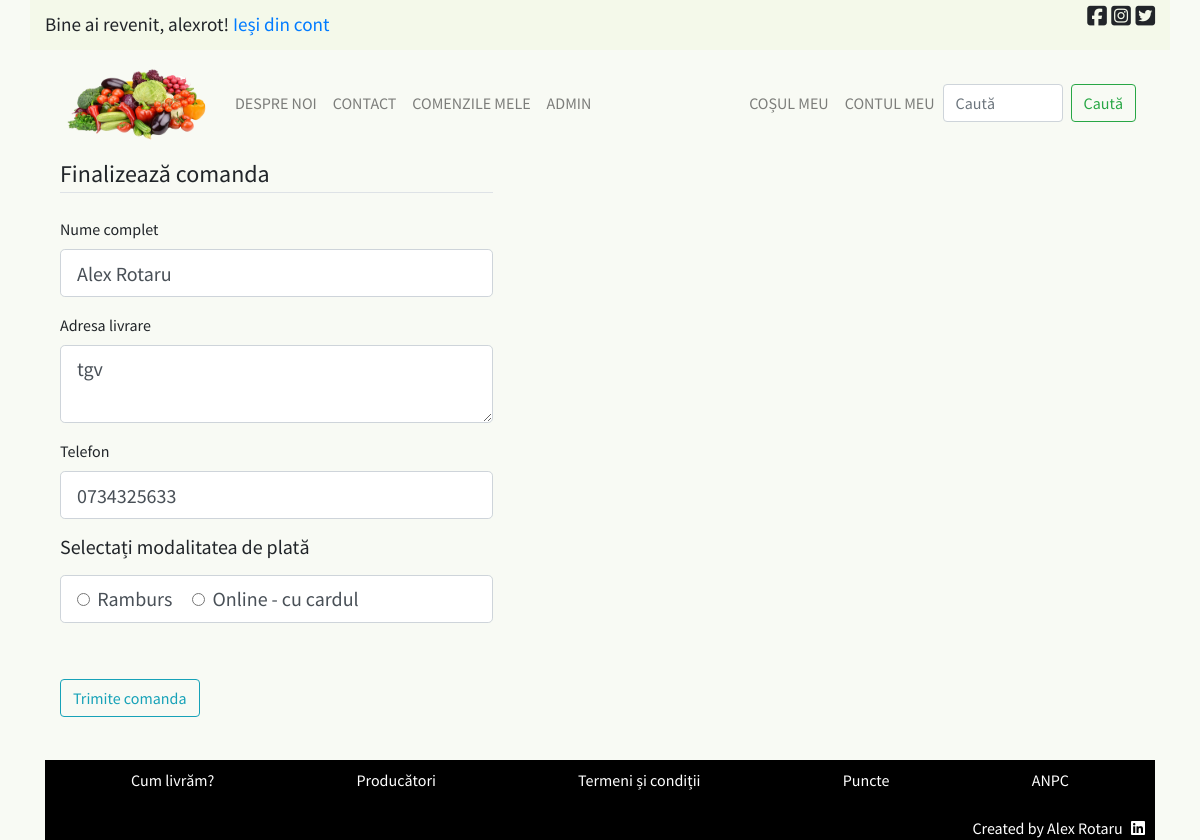
The page /continua_comanda (signed in) on the database its author committed.
### licenta/models.py (models this page shows, shortened)
class User(database.Model, UserMixin):
    __tablename__ = 'user'
    id = database.Column(database.Integer, primary_key=True)
    user_name = database.Column(
        database.String(20), unique=True, nullable=False)
    nume = database.Column(database.String(100), nullable=False)
    email = database.Column(database.String(120), unique=True, nullable=False)
    parola = database.Column(database.String(60), nullable=False)
    adresa = database.Column(database.String(200), nullable=False)
    telefon = database.Column(database.String(11), nullable=False)
    comenzi = database.relationship('Comenzi', backref='utilizator', lazy=True)
    is_admin = database.Column(
        database.Boolean(), nullable=False, default=False)

### licenta/routes.py (the view)
@login_required
@app.route('/continua_comanda', methods=['POST', 'GET'])
def continua_comanda():
    if current_user.is_authenticated:
        formular = ConfirmAdresaForm()
        if formular.validate_on_submit() and request.method == 'POST':
            livrare = formular.nume.data + '<br/>' + \
                formular.adresa.data + '<br/>' + formular.telefon.data
            cos_curent = Produs.query.join(Cos, Produs.id == Cos.produs).add_columns(
                Produs.id, Produs.nume, Produs.poza, Produs.pret, Cos.cantitate).filter(Cos.user == current_user.id)
            subtotal = 0
            produse_comandate = {}
            count = Cos.query.count()
            for linie in cos_curent:
                produse_comandate[count] = [
                    linie.nume, linie.cantitate, linie.pret]
                count += 1
                subtotal = subtotal + (linie.cantitate * linie.pret)
            produse_comandate = str(produse_comandate)
            if subtotal >= 75:
                transport = 0
            else:
                transport = 15.0
            total = subtotal + transport
            mod_plata = formular.mod_plata.data
            comanda = Comenzi(user=current_user.id, produse=produse_comandate,
                              date_livrare=livrare, mod_plata=mod_plata, total=total)
            database.session.add(comanda)
            database.session.commit()
            select_comanda = Comenzi.query.order_by(Comenzi.id.desc()).first()
            tranzactie = Tranzactii(comanda=select_comanda.id, total=total)
            database.session.add(tranzactie)
            database.session.commit()
            for linie in cos_curent:
                produs_comandat = ProduseComandate(
                    comanda=comanda.id, produs=linie.nume, cantitate=linie.cantitate)
                database.session.add(produs_comandat)
            database.session.commit()
            cos = Cos.query.all()
            trimite_comanda_email(cos_curent, current_user, subtotal, total)
            for linie_cos in cos:
                database.session.delete(linie_cos)
                database.session.commit()
            flash(
                'Comanda a fost trimisă cu success! Veți primi pe email toate detaliile comenzii!', 'success')
            return redirect(url_for('home'))
        elif request.method == 'GET':
            formular.nume.data = current_user.nume
            formular.adresa.data = current_user.adresa
            formular.telefon.data = current_user.telefon
        return render_template('continua_comanda.html', title='Continuă comanda', formular=formular)
    else:
        return redirect(url_for('home'))

### licenta/forms.py
class ConfirmAdresaForm(FlaskForm):
    nume = StringField('Nume complet', validators=[DataRequired()])
    adresa = TextAreaField('Adresa livrare', validators=[DataRequired()])
    telefon = StringField('Telefon', validators=[DataRequired(), Length(min=10, max=10)])
    mod_plata = RadioField('Selectați modalitatea de plată', choices=[('Ramburs', 'Ramburs'), ('Card', 'Online - cu cardul')])
    submit = SubmitField('Trimite comanda')

### licenta/models.py (called while the page is built)
@login_manager.user_loader
def load_user(user_id):
    return User.query.get(int(user_id))

### licenta/templates/continua_comanda.html (shortened to what this page needs)
{% extends "principal.html" %}
{% block continut_unic %}
    <div class="sidebar-stanga col-sm-12 col-md-5">
        <div class="pagina-cont-content ">
            <div class="formular-cont-nou">
                <form action="" method="POST">
                    <fieldset class="form-group">
                        <legend class="border-bottom mb-4">Finalizează comanda</legend>
                        <div class="form-group">
                            {{ formular.nume.label(class="form-control-label") }}
                            {% if formular.nume.errors %}
                                {{ formular.nume(class="form-control form-control-lg is-invalid") }}
                                <div class="invalid-feedback">
                                    {% for eroare in formular.nume.errors %}
                                        <span>{{ eroare }}</span>
                                    {% endfor %}
                                </div>
                            {% else %}
                                {{ formular.nume(class="form-control form-control-lg") }}
                            {% endif %}
                        </div>
                        <div class="form-group">
                            {{ formular.adresa.label(class="form-control-label") }}
                            {% if formular.adresa.errors %}
                                {{ formular.adresa(class="form-control form-control-lg is-invalid") }}
                                <div class="invalid-feedback">
                                    {% for eroare in formular.adresa.errors %}
                                        <span>{{ eroare }}</span>
                                    {% endfor %}
                                </div>
                            {% else %}
                                {{ formular.adresa(class="form-control form-control-lg") }}
                            {% endif %}
                        </div>
                        <div class="form-group">
                            {{ formular.telefon.label(class="form-control-label") }}
                            {% if formular.telefon.errors %}
                                {{ formular.telefon(class="form-control form-control-lg is-invalid") }}
                                <div class="invalid-feedback">
                                    {% for eroare in formular.telefon.errors %}
                                        <span>{{ eroare }}</span>
                                    {% endfor %}
                                </div>
                            {% else %}
                                {{ formular.telefon(class="form-control form-control-lg") }}
                            {% endif %}
                        </div>
                        <div class="form-group">
                            <h5>{{ formular.mod_plata.label }}</h5>
                            <div>
                                {% if formular.mod_plata.errors %}
                                    <div class="form-control form-control-md is-invalid">
                                        {% for sub in formular.mod_plata %}
                                            <tr>
                                                <td>{{ sub }}</td>
                                                <td>{{ sub.label }}</td>
                                            </tr>
                                        {% endfor %}
                                    </div>
                                    <div class="invalid-feedback">
                                        {% for eroare in formular.mod_plata.errors %}
                                            <span>{{ eroare }}</span>
                                        {% endfor %}
                                    </div>
                                {% else %}
                                    <div class="form-control form-control-lg">
                                    {% for subfield in formular.mod_plata %}
                                        <tr>
                                            <td>{{ subfield }}</td>
                                            <td>{{ subfield.label }}</td>
                                        </tr>
                                    {% endfor %}
                                    </div>
                                {% endif %}
                            </div>
                        </div>
                    </fieldset>
                    <div class="form-group trimite-comanda">
                        {{ formular.submit(class="btn btn-outline-info") }}
                    </div>
                </form>
            </div>
        </div>
    </div>
{% endblock %}

### licenta/templates/principal.html (shortened to what this page needs)
<!DOCTYPE html>
<html>
<head>
    <link rel="stylesheet" href="https://stackpath.bootstrapcdn.com/bootstrap/4.5.0/css/bootstrap.min.css">
    <link rel="stylesheet" type="text/css" href="{{ url_for('static', filename='main.css') }}">
</head>
<body>
    <div class="bara_sus container d-flex justify-content-between">
        <div>
            {% if current_user.is_authenticated %}
                <p id="bine-ai-revenit">Bine ai revenit, {{ current_user.user_name }}!   <a href="{{ url_for('logout') }}">Ieși din cont</a></p>
            {% endif %}
        </div>
        <div>
            <div class="aliniere_dreapta">
                <i class="fab fa-facebook-square"></i>
                <i class="fab fa-instagram-square"></i>
                <i class="fab fa-twitter-square"></i>
            </div>
        </div>
    </div>
    <div class="container">
        <nav class="navbar navbar-expand-lg navbar-light">
            <a class="navbar-brand" href="{{ url_for('home') }}"><img width="150" height="80" src="{{ url_for('static', filename='pictures/logo.png') }}" alt="Acasă"></a>
            <div class="collapse navbar-collapse" id="navbarSupportedContent">
                <ul class="navbar-nav mr-auto">
                    <li class="nav-item">
                        <a class="nav-link" href="{{ url_for('despre_noi') }}">Despre noi</a>
                    </li>
                    <li class="nav-item">
                        <a class="nav-link" href="{{ url_for('contact') }}">Contact</a>
                    </li>
                    {% if current_user.is_authenticated %}
                        <li class="nav-item">
                            <a class="nav-link" href="{{ url_for('user_comenzi_interface', utilizator=current_user.id) }}">Comenzile mele</a>
                        </li>
                    {% endif %}
                    {% if current_user.is_admin %}
                        <li class="nav-item">
                            <a class="nav-link" href="{{ url_for('admin') }}">ADMIN</a>
                        </li>
                    {% endif %}
                </ul>
                <ul class="navbar-nav">
                    <li class="nav-item">
                        <a class="nav-link" href="{{ url_for('cosul_meu') }}">Coșul meu</a>
                    </li>
                    <li class="nav-item">
                        {% if current_user.is_authenticated %}
                            <a class="nav-link" href="{{ url_for('contul_meu') }}">Contul meu</a>
                        {% else %}
                            <a class="nav-link" href="{{ url_for('login') }}">Contul meu</a>
                        {% endif %}
                    </li>
                </ul>
                <form class="form-inline my-2 my-lg-0">
                    <input class="form-control mr-sm-2" type="search" placeholder="Caută" aria-label="Search" id="cauta-camp">
                    <button class="btn btn-outline-success my-2 my-sm-0" type="submit">Caută</button>
                </form>
            </div>
        </nav>
        {% block continut_unic %}{% endblock %}
        <footer id="footer">
            <div id="footer-content">
                <div class="container">
                    <ul class="list-unstyled d-flex bd-highlight">
                        <li class="d-inline p-2 flex-fill bd-highlight"><a href="{{ url_for('livrare') }}" class="extern">Cum livrăm?</a></li>
                        <li class="d-inline p-2 flex-fill bd-highlight"><a href="{{ url_for('producatori') }}" class="extern">Producători</a></li>
                        <li class="d-inline p-2 flex-fill bd-highlight"><a href="#" class="extern">Termeni și condiții</a></li>
                        <li class="d-inline p-2 flex-fill bd-highlight"><a href="#" class="extern">Puncte</a></li>
                        <li class="d-inline p-2 flex-fill bd-highlight"><a href="https://anpc.ro/" target="_blank" class="extern">ANPC</a></li>
                    </ul>
                </div>
            </div>
            <div id="creator">
                Created by Alex Rotaru    <a href="https://www.linkedin.com/in/ionut-alexandru-rotaru-838410152/" class="extern" target="_blank"><i class="fab fa-linkedin"></i></a>
            </div>
        </footer>
    </div>
</body>
</html>

### licenta/static/main.css (style rules this page uses)
body { background-color: #F8FAF4; font-family: 'Source Sans Pro', sans-serif; font-weight: 400; }
a.extern { color: white; }
.pagina-cont-content { height: 95%; }
.bara_sus { background: #F4F9EA; width: 100%; height: 50px; font-size: 1.4rem; }
.aliniere_dreapta { margin: auto 0; display: inline-block; }
.navbar { text-transform: uppercase; margin-right: 3px; }
.d-inline { text-align: center; }
.fa-linkedin { margin-left: 5px; }
.trimite-comanda { margin-top: 2.5rem; margin-bottom: 10%; }
#bine-ai-revenit { font-size: 1.2rem; margin-top: 10px; margin-right: 5px; }
#footer { background-color: black; color: white; text-align: right; }
#creator { margin-right: 10px; }
#cauta-camp { width: 120px; }
#mod_plata-0 { margin-right: 0.2rem; }
#mod_plata-1 { margin-left: 1rem; margin-right: 0.2rem; }

### rows shown on the page
User: user_name "alexrot", nume "Alex Rotaru", adresa "tgv", telefon "0734325633"

### other values the page prints
{{ subfield.label }} "Ramburs" "Online - cu cardul"
